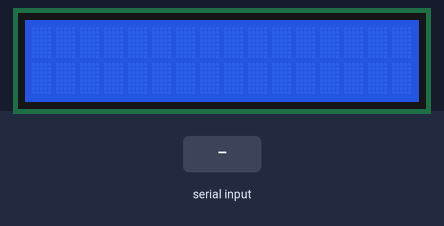
Bench run of a sketch on a simulated Arduino Uno, built with avr-gcc and run on an emulated ATmega328P. Shown: 16×2 character LCD. The test bench sets the inputs (shaded band). What the sketch prints to the serial monitor is not drawn.

Above: at 1.2 s.
1.3 s: " 28 173 2 17 0 0 0" received over Serial
At 3.0 s:
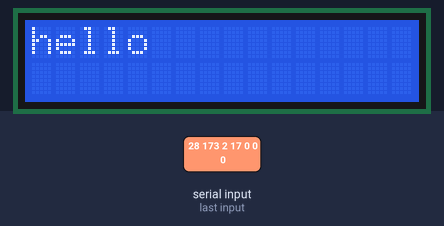
3.8 s: "1" received over Serial
At 4.7 s:
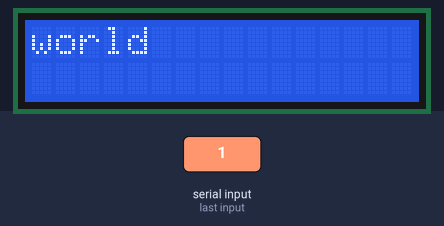
Timing chart, 0 to 6.8 s (numbered marks = the images above; inputs shaded):
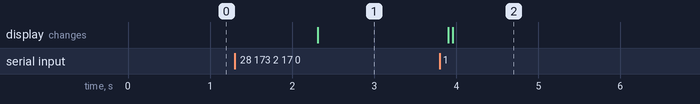

Measured:
- after the input at 1.3 s, the display: changes after 1.0 s (image 1)
- after the input at 3.8 s, the display: first changes after 0.10 s (image 2 shows a later state)

The sketch:

finish.ino
```cpp
/**
 * Displays text sent over the serial port (e.g. from the Serial Monitor) on
 * an attached LCD.
 */
#include <Wire.h>
#include <LiquidCrystal_I2C.h>
String sig;
// Set the LCD address to 0x27 for a 16 chars and 2 line display
LiquidCrystal_I2C lcd(0x27, 16, 2);

void setup()
{
  lcd.begin();
  lcd.backlight();

  // Initialize the serial port at a speed of 9600 baud
  Serial.begin(9600);
}

void loop()
{
  // If characters arrived over the serial port...
  if (Serial.available()) {
    // Wait a bit for the entire message to arrive
    delay(100);
    // Clear the screen
    lcd.clear();

    // Write all characters received with the serial port to the LCD.
    while (Serial.available() > 0) {
      char wait = Serial.read();
      sig.concat(wait);
      delay(50);
      //lcd.write(wait);
    }
   delay(1);
   if(sig ==" 28 173 2 17 0 0 0")
   {
    lcd.print("hello");
    Serial.println("ok");

   }
   else
   {
    lcd.print("world");
    Serial.println("no");
   }
  }
}
```
